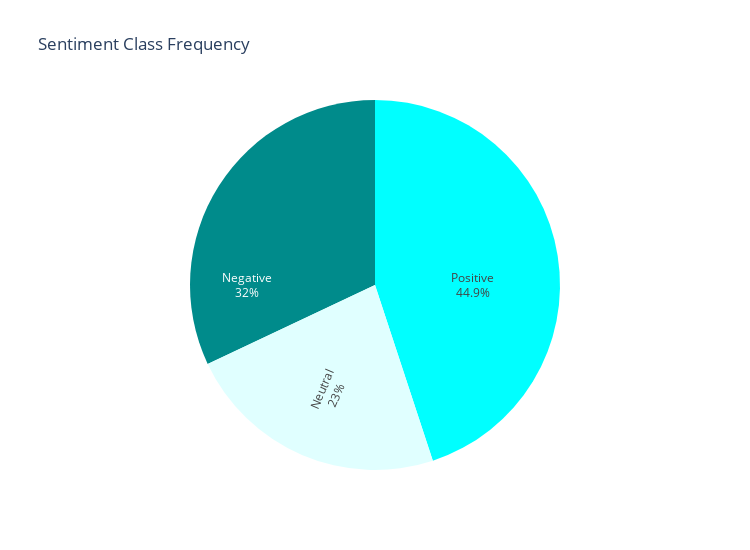

Here is the notebook cell this chart was saved with:
### Code cell
# go.pie
class_freq = df.groupby ("Sentiment").size ().to_frame (name="Frequency").reset_index ()
labels = class_freq.Sentiment
values = class_freq.Frequency

# fig = px.pie (
#   class_freq.reset_index (),
#   "Sentiment",
#   "Frequency",
#   color="Sentiment",
#   color_discrete_map={'Positive':'cyan',
#                       'Negative':'darkcyan',
#                       'Neutral':'lightcyan'}
# )

col = {'Positive':'cyan', 'Negative':'darkcyan', 'Neutral':'lightcyan'}

fig = go.Figure(data=[go.Pie(labels=labels, values=values, textinfo='label+percent',
                             insidetextorientation='radial'
                            )])
fig.update_traces (
  marker=dict(colors=['darkcyan', 'lightcyan', 'cyan'])
  # color_discrete_map={'Positive':'cyan','Negative':'darkcyan', 'Neutral':'lightcyan'}
)
fig.update_layout (
  title="Sentiment Class Frequency", 
  height=550, width=500 * 1.5, showlegend=False
)


fig.show ()

### Figure 1 — Plotly figure (JSON) as saved in the notebook; plotly's stock layout.template omitted (floating-point values rounded to 4 significant figures)
{"data": [{"insidetextorientation": "radial", "labels": ["Negative", "Neutral", "Positive"], "marker": {"colors": ["darkcyan", "lightcyan", "cyan"]}, "textinfo": "label+percent", "type": "pie", "values": [5859, 4218, 8224]}], "layout": {"height": 550, "showlegend": false, "title": {"text": "Sentiment Class Frequency"}, "width": 750}}
